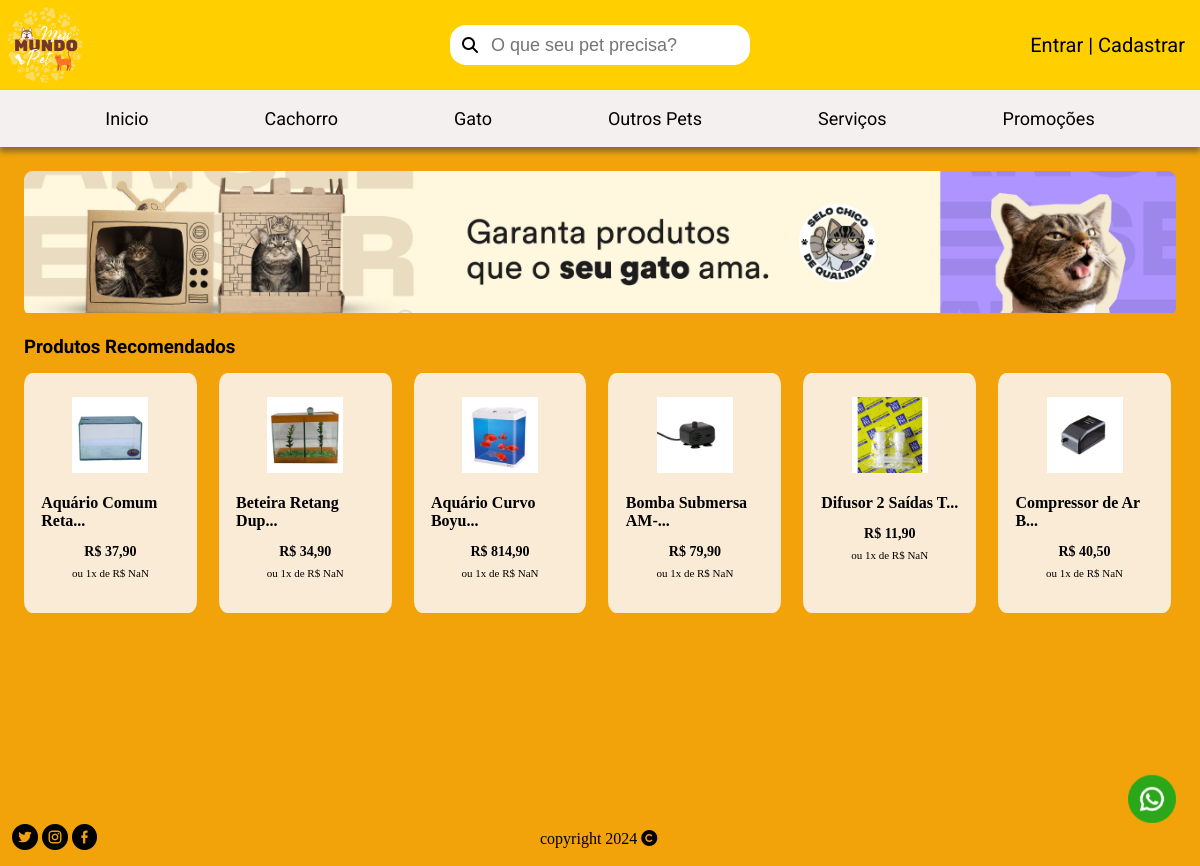
The app's page /produtos/acessorio/6 with its own data.
### tables this page shows
CREATE TABLE "produto" (
	"id_produto"	INTEGER UNIQUE,
	"nome_produto"	TEXT,
	"descricao_produto"	TEXT,
	"valor_produto"	REAL,
	"quantidade_produto"	INTEGER,
	"id_animal"	INTEGER,
	"tipo_produto"	TEXT,
	"imagem_produto"	TEXT,
	FOREIGN KEY("id_animal") REFERENCES "animal"("id_animal"),
	PRIMARY KEY("id_produto" AUTOINCREMENT)
);

### default.py (the view)
@app.route("/produtos/<classe>/<animal>", methods = ["GET"])
def produtos(classe, animal):
    produtos = rep.produtos(animal, classe)
    return render_template('index.html', produtos=produtos)

### rep.py (called while the page is built)
def produtos(id_animal:int, tipo_produto):
    try:
        conn = sqlite3.connect('petshop.db')
        cursor = conn.cursor()
        sql_select = f'SELECT * FROM produto WHERE tipo_produto = "{tipo_produto}" AND id_animal = {id_animal}'
        cursor.execute(sql_select)
        produto = cursor.fetchall()
        conn.close()
        return produto
    except:
        return False

### templates/index.html (shortened to what this page needs)
<!DOCTYPE html>
<html>
    <head>
        <link rel="stylesheet" href="{{ url_for('static', filename='style/home.css') }}">
        <link href="https://cdnjs.cloudflare.com/ajax/libs/font-awesome/6.5.1/css/all.min.css" rel="stylesheet">
    </head>
    <body>
        <header>
            <div class="container">
                <div class="div-container">
                    <img class="img-logo" src="{{ url_for('static', filename='image/logo.png')}}" alt="Logo tipo do petshop">
                </div>
                <div class="div-container">
                    <div class="search-box">
                        <i class="fas fa-search"></i>
                        <input class="search-txt" type="text" name="" placeholder="O que seu pet precisa?">
                    </div>
                </div>
                <div class="div-container login">
                    {% if current_user.is_authenticated %}
                    <div class="user">
                        <a href="#"> Olá, {{current_user.nome_humano}}</a>
                        <a id="logout" href="/logout">Sair</a>
                    </div>
                    {% else %}
                    <a href="/login"> Entrar | Cadastrar</a>
                    {% endif %}
                </div>
            </div>
            <nav>
                <ul class="menu">
                    <li><a class="inicio" href="/"><img class="img-menu" src="{{ url_for('static', filename='image/inicio.png')}}" alt="imagem menu">Inicio</a></li>
                    <li><a class="cachorro" href="#"><img class="img-menu" src="{{ url_for('static', filename='image/cachorro.png')}}" alt="imagem cachorro">Cachorro</a>
                    </li>
                    <li><a class="gato" href="#"><img class="img-menu" src="{{ url_for('static', filename='image/gato.png')}}" alt="imagem gato">Gato</a>
                    </li>
                    <li><a class="passaro" href="#"><img class="img-menu" src="{{ url_for('static', filename='image/passaro.png')}}" alt="imagem pássaro">Outros Pets</a>
                    </li>
                    <li><a class="servico" href="/servicos"><img class="img-menu" src="{{ url_for('static', filename='image/servico.png')}}" alt="imagem coração">Serviços</a></li>
                    <li><a class="promocao" href="/promocao"><img class="img-menu" src="{{ url_for('static', filename='image/promocao.png')}}" alt="imagem desconto">Promoções</a></li>
                </ul>
            </nav>
        </header>
        <section class="conteudo">
            <div class="anuncio">
                <div class="anuncio-image" id="img">
                    <img class="img-anuncio" src="{{ url_for('static', filename='image/anuncio2.png')}}" alt="imagem anuncio">
                </div>
            </div>
            {% if produtos != [] %}
            <h3>Produtos Recomendados</h3>
            {% endif %}
            <div class="cards">
                {% if produtos == [] %}
                <div class="indisponivel">
                    <p>Produtos Indisponíveis...</p>
                </div>
                {% else %}
                {% for id_produto, nome_produto, descricao_produto, valor_produto, quantidade_produto, id_animal, tipo_produto, imagem in produtos %}
                <div class="card">
                    <a href="/compra/{{id_produto}}" class="card-link">
                        <img class="img-card" src="{{ url_for('static', filename='image/' + imagem )}}" alt="imagem produto">
                        <h4>{{nome_produto}}</h4>
                        <p class="preco">R$ {{valor_produto}}</p>
                        <p class="divisao"></p>
                    </a>
                </div>
                {% endfor %}
                {% endif %}
            </div>
            <a href="#"><img class="img-whatsapp" src="{{ url_for('static', filename='image/whatsapp.png')}}" alt="imagem whatsapp"></a>
        </section>
        <footer class="rodape">
            <div class="redes">
                <a href="#"><img class="img-redes" src="{{ url_for('static', filename='image/twitter.png')}}" alt="imagem twitter"></a>
                <a href="#"><img class="img-redes" src="{{ url_for('static', filename='image/instagram.png')}}" alt="imagem instagram"></a>
                <a href="#"><img class="img-redes" src="{{ url_for('static', filename='image/facebook.png')}}" alt="imagem facebook"></a>
            </div>
            <div class="copy">copyright 2024 <i class="fa-solid fa-copyright" style="color: #000000;"></i></div>
        </footer>
    </body>
</html>

### static/style/home.css (style rules this page uses)
* { margin: 0; padding: 0; box-sizing: border-box; }
body { background-color: #F2A30A; display: flex; flex-direction: column; height: 100vh; }
section { padding: 2%; }
.conteudo { flex: 1 0 auto; }
h3 { margin-top: -3%; font-family: 'Roboto', sans-serif; }
.anuncio { overflow: hidden; width: 100%; height: 23%; margin-bottom: 5%; }
.anuncio-image { display: flex;; transition: transform 0.5s ease-in-out; transform: translateX(0); margin-bottom: 5%; }
.img-anuncio { width: 100%; height: 20%; object-fit: cover; margin-bottom: 10%; }
.cards { display: flex; justify-content: space-between; flex-wrap: wrap; }
.card-link { display: flex; flex-direction: column; justify-content: center; align-items: center; text-decoration: none; color: black; width: 100%; }
.card { width: 15%; height: 15rem; background-color: antiquewhite; margin-right: 5px; border-radius: 5%; margin-top: 15px; padding: 1.5%; display: flex; flex-direction: column; align-items: center; cursor: pointer; }
.img-card { margin-top: 5%; margin-bottom: 5%; width: 55%; }
.card h4 { margin-top: 10%; margin-bottom: 10%; }
.preco { font-weight: bold; font-size: 14px; }
.divisao { font-size: 11px; }
.card p { margin-bottom: 5%; }
.rodape { flex-shrink: 0; }
header { background-color: #FFCF00; width: 100%; font-family: 'Roboto', sans-serif; }
.container { display: flex; justify-content: space-between; }
.container .div-container { width: 25%; display: flex; align-items: center; }
.img-logo { width: 30%; }
.search-box { background-color: white; padding: 8px 12px; display: flex; align-items: center; gap: 8px; border-radius: 16px; width: 350px; height: 40px; }
.search-box input { background-color: transparent; border: none; font-size: 18px; color: black; padding: 5px; }
.login { justify-content: end; padding: 15px; }
.login a { font-size: 20px; text-decoration: none; color: black; }
nav { background-color: #F5F0F0; margin: 0 auto; display: flex; justify-content: center; align-items: center; box-shadow: 0px 5px 5px #313b4580; }
.menu > li, .menu > a { display: inline-block; }
.menu li { position: relative; list-style-type: none; }
.menu a { text-decoration: none; color: black; display: block; padding: 18px 3.5rem; transition: background-color .22s ease, color .22s ease; display: flex; align-items: center; justify-content: space-between; font-size: 18px; }
.img-whatsapp { position: fixed; bottom: 5%; right: 2%; width: 4%; }
footer { display: flex; align-items: center; }
.redes { width: 45%; padding: 1%; }
.img-redes { width: 5%; }

### records on screen
produto: imagem_produto (picture), nome_produto "Aquário Comum Reta...", valor_produto "37,90"
produto: imagem_produto (picture), nome_produto "Beteira Retang Dup...", valor_produto "34,90"
produto: imagem_produto (picture), nome_produto "Aquário Curvo Boyu...", valor_produto "814,90"
produto: imagem_produto (picture), nome_produto "Bomba Submersa AM-...", valor_produto "79,90"
produto: imagem_produto (picture), nome_produto "Difusor 2 Saídas T...", valor_produto "11,90"
produto: imagem_produto (picture), nome_produto "Compressor de Ar B...", valor_produto "40,50"
